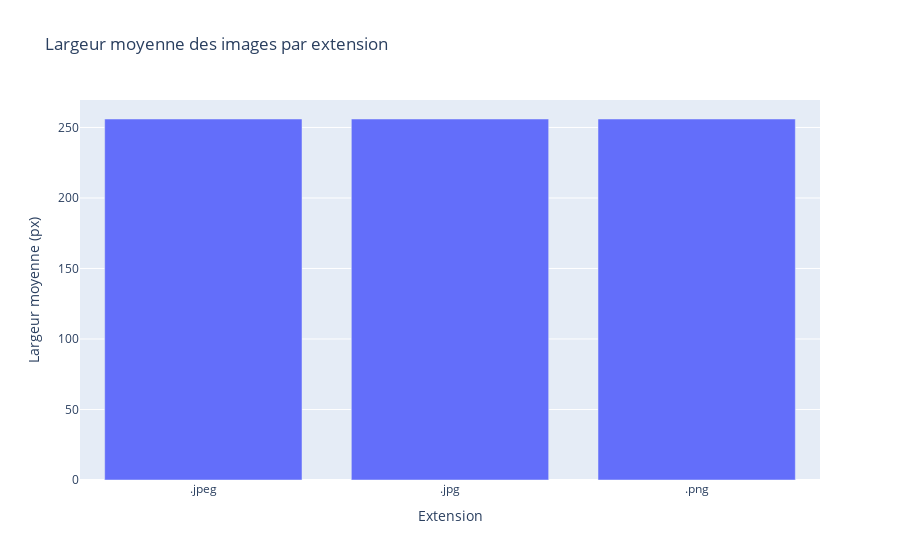

The code cell stored with this chart in its notebook:
### Code cell
import plotly.express as px

df_mean_width = df_images.groupby('extension')['width'].mean().reset_index()

fig = px.bar(
    df_mean_width,
    x='extension',
    y='width',
    title="Largeur moyenne des images par extension",
    labels={'extension': 'Extension', 'width': 'Largeur moyenne (px)'}
)

fig.show()

### Figure 1 — Plotly figure (JSON) as saved in the notebook; plotly's stock layout.template omitted (floating-point values rounded to 4 significant figures)
{"data": [{"hovertemplate": "Extension=%{x}<br>Largeur moyenne (px)=%{y}<extra></extra>", "legendgroup": "", "marker": {"color": "#636efa", "pattern": {"shape": ""}}, "name": "", "orientation": "v", "showlegend": false, "textposition": "auto", "type": "bar", "x": [".jpeg", ".jpg", ".png"], "xaxis": "x", "y": [256.0, 256.0, 256.0], "yaxis": "y"}], "layout": {"barmode": "relative", "legend": {"tracegroupgap": 0}, "title": {"text": "Largeur moyenne des images par extension"}, "xaxis": {"anchor": "y", "domain": [0, 1], "title": {"text": "Extension"}}, "yaxis": {"anchor": "x", "domain": [0, 1], "title": {"text": "Largeur moyenne (px)"}}}}
